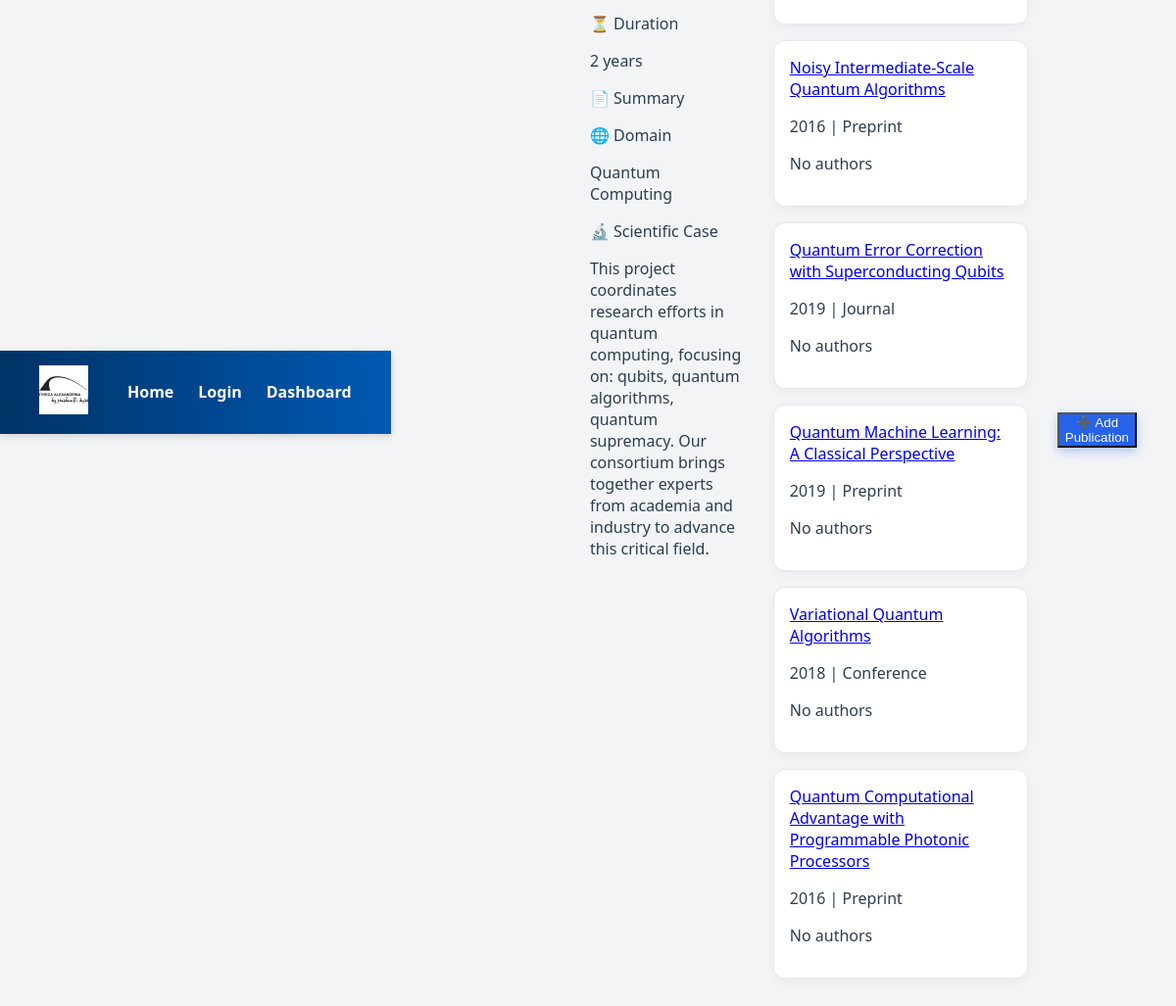
Screenshot of /project/745/ with the database file from the repository.
### projects/models.py (models this page shows, shortened)
class Project(models.Model):
    title = models.CharField(max_length=200)
    created= models.DateField()
    team  = models.CharField(max_length=300)
    abstract = models.TextField(default="No abstract yet")
    duration = models.CharField(max_length=100)
    domain = models.CharField(max_length=100)
    scientific_case = models.TextField()

class Publication(models.Model):
    project = models.ForeignKey(Project, on_delete=models.CASCADE, related_name='publications')
    title = models.CharField(max_length=200)
    author = models.CharField(Author,max_length=200)
    url = models.URLField(blank=True)
    year = models.PositiveIntegerField()
    file = models.FileField(upload_to='publications/files/', blank=True)
    image = models.ImageField(upload_to='publications/images/', blank=True)
    type = models.CharField(max_length=100, choices=PUBLICATION_TYPES)
    collaborators = models.ManyToManyField(Author)
    uploaded_at = models.DateTimeField(auto_now_add=True)
    abstract = models.TextField(default="No abstract yet")

### projects/views.py (the view)
# urls.py: path('project/<int:pk>/', views.project_detail, name='project_detail'),
def project_detail(request, pk):
    project = get_object_or_404(Project, pk=pk)
    publications = project.publications.prefetch_related('collaborators')
    return render(request, 'projects/project_detail.html', {
        'project': project,
        'publications': publications
    })

### projects/templates/projects/project_detail.html (shortened to what this page needs)
{% extends "base.html" %}
{% block content %}
<div class="container mx-auto p-4">
    <h2 class="text-3xl font-bold mb-6 text-gray-800">{{ project.title }}</h2>
    <div class="bg-white p-6 rounded-lg shadow-lg mb-8">
        <div class="grid md:grid-cols-3 gap-6 text-gray-700">
            <div class="bg-gray-50 rounded-lg p-4 shadow-sm">
                <p class="font-semibold text-gray-900">⏳ Duration</p>
                <p>{{ project.duration }}</p>
            </div>
            <div class="bg-gray-50 rounded-lg p-4 shadow-sm col-span-full">
                <p class="font-semibold text-gray-900">📄 Summary</p>
            </div>
            <div class="bg-gray-50 rounded-lg p-4 shadow-sm">
                <p class="font-semibold text-gray-900">🌐 Domain</p>
                <p>{{ project.domain }}</p>
            </div>
            <div class="bg-gray-50 rounded-lg p-4 shadow-sm col-span-full">
                <p class="font-semibold text-gray-900">🔬 Scientific Case</p>
                <p>{{ project.scientific_case }}</p>
            </div>
        </div>
    </div>
    {% if publications %}
    <div>
        <div class="pub-grid ">
            {% for pub in publications %}
            <div class="pub-card">
                <a href="{% url 'publication_detail' pub.id %}" class="block text-blue-600 hover:underline font-medium text-lg mb-2">
                    {{ pub.title }}
                </a>
                <p class="text-sm text-gray-600">
                    {{ pub.year }} | {{ pub.type }}
                </p>
                {% if pub.authors.exists %}
                    <p class="text-sm text-gray-700 mt-2">👥 {{ pub.authors.all|join:", " }}</p>
                {% else %}
                    <p class="text-sm text-gray-400 italic mt-2">No authors</p>
                {% endif %}
            </div>
            {% endfor %}
        </div>
    </div>
    {% else %}
    <p class="mt-6 text-gray-500 italic">No publications added yet.</p>
    {% endif %}
    <div class="button-group">
        <a href="{% url 'projects_page' %}">
        </a>
        <a href="{% url 'add_publication' project.id %}">
            <button class=btn-add >
                ➕ Add Publication
            </button>
        </a>
</div>
</div>
{% endblock %}

### projects/static/css/styles.css (style rules this page uses)
body { background: linear-gradient(135deg, #dbeafe, #fef3c7); font-family: 'Segoe UI', sans-serif; margin: 0; padding: 0; color: #2c3e50; }
.container { display: flex; max-width: 1200px; margin: 40px auto; gap: 30px; padding: 0 20px; animation: fadeInUp 0.8s ease; }
html, body { height: 100%; margin: 0; }
.container { flex: 1; }
body { background: #f3f4f6; font-family: 'Segoe UI', Tahoma, sans-serif; display: flex; justify-content: center; align-items: center; height: 100vh; }
h2 { text-align: center; margin-bottom: 0.5rem; color: #333; }

### projects/templates/projects/project_detail.html (style rules this page uses)
.pub-grid { display: grid; grid-template-columns: repeat(auto-fit, minmax(260px, 1fr)); gap: 16px; }
.pub-card { background: white; padding: 16px; border-radius: 12px; border: 1px solid #e5e7eb; box-shadow: 0 4px 10px rgba(0, 0, 0, 0.04); transition: transform 0.2s ease, box-shadow 0.2s ease; }
.button-group { margin-top: 30px; display: flex; flex-wrap: wrap; gap: 12px; }
.btn-add { background: #2563eb; color: white; box-shadow: 0 4px 10px rgba(37, 99, 235, 0.3); }

### rows the page displays
Project: duration "2 years", domain "Quantum Computing", scientific_case "This project coordinates research efforts in quantum computing, focusing on: qubits, quantum algorithms, quantum supremacy. Our consortium brings together experts from academia and industry to advance this critical field."
Publication: title "Noisy Intermediate-Scale Quantum Algorithms", year "2016", type "Preprint", shows "No authors"
Publication: title "Quantum Error Correction with Superconducting Qubits", year "2019", type "Journal", shows "No authors"
Publication: title "Quantum Machine Learning: A Classical Perspective", year "2019", type "Preprint", shows "No authors"
Publication: title "Variational Quantum Algorithms", year "2018", type "Conference", shows "No authors"
Publication: title "Quantum Computational Advantage with Programmable Photonic Processors", year "2016", type "Preprint", shows "No authors"
